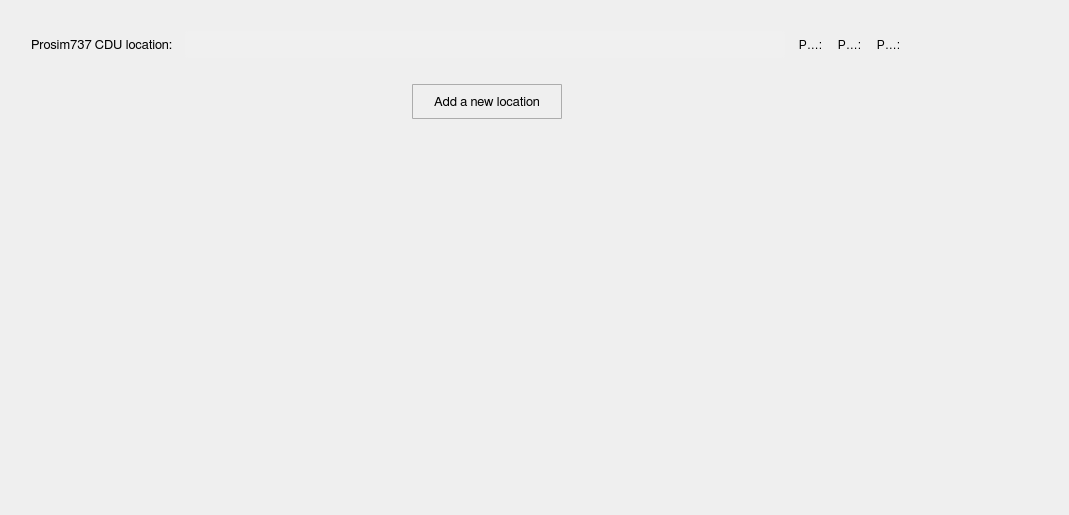
          <widget class="QWidget" name="scrollAreaWidgetContents_4">
           <property name="geometry">
            <rect>
             <x>0</x>
             <y>0</y>
             <width>1069</width>
             <height>515</height>
            </rect>
           </property>
           <layout class="QGridLayout" name="gridLayout_6">
            <item row="0" column="1">
             <spacer name="verticalSpacer_19">
              <property name="orientation">
               <enum>Qt::Vertical</enum>
              </property>
              <property name="sizeType">
               <enum>QSizePolicy::Fixed</enum>
              </property>
              <property name="sizeHint" stdset="0">
               <size>
                <width>20</width>
                <height>20</height>
               </size>
              </property>
             </spacer>
            </item>
            <item row="1" column="0">
             <spacer name="horizontalSpacer_34">
              <property name="orientation">
               <enum>Qt::Horizontal</enum>
              </property>
              <property name="sizeType">
               <enum>QSizePolicy::Fixed</enum>
              </property>
              <property name="sizeHint" stdset="0">
               <size>
                <width>20</width>
                <height>20</height>
               </size>
              </property>
             </spacer>
            </item>
            <item row="1" column="1" colspan="2">
             <layout class="QVBoxLayout" name="verticalLayout_7">
              <item>
               <layout class="QVBoxLayout" name="cdu_vl">
                <property name="spacing">
                 <number>12</number>
                </property>
                <item>
                 <layout class="QHBoxLayout" name="horizontalLayout_8">
                  <item>
                   <widget class="QLabel" name="cdu_lb_1">
                    <property name="minimumSize">
                     <size>
                      <width>0</width>
                      <height>27</height>
                     </size>
                    </property>
                    <property name="maximumSize">
                     <size>
                      <width>16777215</width>
                      <height>27</height>
                     </size>
                    </property>
                    <property name="font">
                     <font>
                      <family>FreeSans</family>
                      <pointsize>10</pointsize>
                      <weight>50</weight>
                      <bold>false</bold>
                      <stylestrategy>PreferAntialias</stylestrategy>
                      <kerning>true</kerning>
                     </font>
                    </property>
                    <property name="text">
                     <string>Prosim737 CDU location:</string>
                    </property>
                   </widget>
                  </item>
                  <item>
                   <widget class="QLineEdit" name="cdu_ln_1">
                    <property name="minimumSize">
                     <size>
                      <width>600</width>
                      <height>27</height>
                     </size>
                    </property>
                    <property name="maximumSize">
                     <size>
                      <width>600</width>
                      <height>27</height>
                     </size>
                    </property>
                    <property name="font">
                     <font>
                      <family>FreeSans</family>
                      <pointsize>9</pointsize>
                      <weight>50</weight>
                      <bold>false</bold>
                      <stylestrategy>PreferAntialias</stylestrategy>
                      <kerning>true</kerning>
                     </font>
                    </property>
                    <property name="styleSheet">
                     <string notr="true">QLineEdit {
	border-radius: 3px;
   padding: 1px 4px 1px 4px;
	background-color:  rgb(240, 240, 240);
}</string>
                    </property>
                    <property name="frame">
                     <bool>false</bool>
                    </property>
                   </widget>
                  </item>
                  <item>
                   <widget class="QToolButton" name="cdu_bt_1">
                    <property name="maximumSize">
                     <size>
                      <width>27</width>
                      <height>27</height>
                     </size>
                    </property>
                    <property name="styleSheet">
                     <string notr="true">QToolButton {
	border: 1px solid transparent;
	background-color: transparent;
	width: 27px;
	height: 27px;
}

QToolButton:flat {
	border: none;
}</string>
                    </property>
                    <property name="text">
                     <string>Prosim737 Server location:</string>
                    </property>
                    <property name="icon">
                     <iconset>
                      <normaloff>icons/open_popup_icon.svg</normaloff>icons/open_popup_icon.svg</iconset>
                    </property>
                    <property name="iconSize">
                     <size>
                      <width>23</width>
                      <height>23</height>
                     </size>
                    </property>
                    <property name="autoRaise">
                     <bool>false</bool>
                    </property>
                   </widget>
                  </item>
                  <item>
                   <widget class="QToolButton" name="none_bt_5">
                    <property name="maximumSize">
                     <size>
                      <width>27</width>
                      <height>27</height>
                     </size>
                    </property>
                    <property name="styleSheet">
                     <string notr="true">QToolButton {
	border: 1px solid transparent;
	background-color: transparent;
	width: 27px;
	height: 27px;
}

QToolButton:flat {
	border: none;
}</string>
                    </property>
                    <property name="text">
                     <string>Prosim737 Server location:</string>
                    </property>
                    <property name="icon">
                     <iconset>
                      <normaloff>icons/none_icon.png</normaloff>icons/none_icon.png</iconset>
                    </property>
                    <property name="iconSize">
                     <size>
                      <width>23</width>
                      <height>23</height>
                     </size>
                    </property>
                    <property name="autoRaise">
                     <bool>false</bool>
                    </property>
                   </widget>
                  </item>
                  <item>
                   <widget class="QToolButton" name="info_bt_7">
                    <property name="maximumSize">
                     <size>
                      <width>27</width>
                      <height>27</height>
                     </size>
                    </property>
                    <property name="styleSheet">
                     <string notr="true">QToolButton {
	border: 1px solid transparent;
	background-color: transparent;
	width: 27px;
	height: 27px;
}

QToolButton:flat {
	border: none;
}</string>
                    </property>
                    <property name="text">
                     <string>Prosim737 Server location:</string>
                    </property>
                    <property name="icon">
                     <iconset>
                      <normaloff>icons/info_icon.svg</normaloff>icons/info_icon.svg</iconset>
                    </property>
                    <property name="iconSize">
                     <size>
                      <width>23</width>
                      <height>23</height>
                     </size>
                    </property>
                    <property name="autoRaise">
                     <bool>false</bool>
                    </property>
                   </widget>
                  </item>
                  <item>
                   <spacer name="horizontalSpacer_22">
                    <property name="orientation">
                     <enum>Qt::Horizontal</enum>
                    </property>
                    <property name="sizeHint" stdset="0">
                     <size>
                      <width>40</width>
                      <height>20</height>
                     </size>
                    </property>
                   </spacer>
                  </item>
                 </layout>
                </item>
               </layout>
              </item>
              <item>
               <spacer name="verticalSpacer_14">
                <property name="orientation">
                 <enum>Qt::Vertical</enum>
                </property>
                <property name="sizeType">
                 <enum>QSizePolicy::Fixed</enum>
                </property>
                <property name="sizeHint" stdset="0">
                 <size>
                  <width>20</width>
                  <height>20</height>
                 </size>
                </property>
               </spacer>
              </item>
              <item>
               <layout class="QHBoxLayout" name="horizontalLayout_9">
                <item>
                 <spacer name="horizontalSpacer_23">
                  <property name="orientation">
                   <enum>Qt::Horizontal</enum>
                  </property>
                  <property name="sizeHint" stdset="0">
                   <size>
                    <width>40</width>
                    <height>20</height>
                   </size>
                  </property>
                 </spacer>
                </item>
                <item>
                 <widget class="QToolButton" name="cdu_new_location">
                  <property name="minimumSize">
                   <size>
                    <width>150</width>
                    <height>35</height>
                   </size>
                  </property>
                  <property name="maximumSize">
                   <size>
                    <width>16777215</width>
                    <height>35</height>
                   </size>
                  </property>
                  <property name="font">
                   <font>
                    <family>FreeSans</family>
                    <pointsize>10</pointsize>
                    <weight>50</weight>
                    <bold>false</bold>
                    <stylestrategy>PreferAntialias</stylestrategy>
                    <kerning>true</kerning>
                   </font>
                  </property>
                  <property name="styleSheet">
                   <string notr="true">QToolButton {
	border: 1px solid #acacac;
	border-radius: 1px;
	background-color: qlineargradient(x1:0, y1:0, x2:0, y2:1,
									stop:0 #f0f0f0, stop:1 #e5e5e5);
}

QToolButton:hover {
	border: 1px solid #7eb4ea;
	border-radius: 1px;
	background-color: qlineargradient(x1:0, y1:0, x2:0, y2:1,
									stop:0 #ecf4fc, stop:1 #dcecfc);
}

QToolButton:pressed {
	border: 1px solid #579de5;
	border-radius: 1px;
	background-color: qlineargradient(x1:0, y1:0, x2:0, y2:1,
									stop:0 #daecfc, stop:1 #c4e0fc);
}</string>
                  </property>
                  <property name="text">
                   <string>Add a new location</string>
                  </property>
                 </widget>
                </item>
                <item>
                 <spacer name="horizontalSpacer_24">
                  <property name="orientation">
                   <enum>Qt::Horizontal</enum>
                  </property>
                  <property name="sizeHint" stdset="0">
                   <size>
                    <width>40</width>
                    <height>20</height>
                   </size>
                  </property>
                 </spacer>
                </item>
               </layout>
              </item>
             </layout>
            </item>
            <item row="1" column="3">
             <spacer name="horizontalSpacer_35">
              <property name="orientation">
               <enum>Qt::Horizontal</enum>
              </property>
              <property name="sizeHint" stdset="0">
               <size>
                <width>58</width>
                <height>20</height>
               </size>
              </property>
             </spacer>
            </item>
            <item row="2" column="2">
             <spacer name="verticalSpacer_18">
              <property name="orientation">
               <enum>Qt::Vertical</enum>
              </property>
              <property name="sizeHint" stdset="0">
               <size>
                <width>20</width>
                <height>363</height>
               </size>
              </property>
             </spacer>
            </item>
           </layout>
          </widget>
